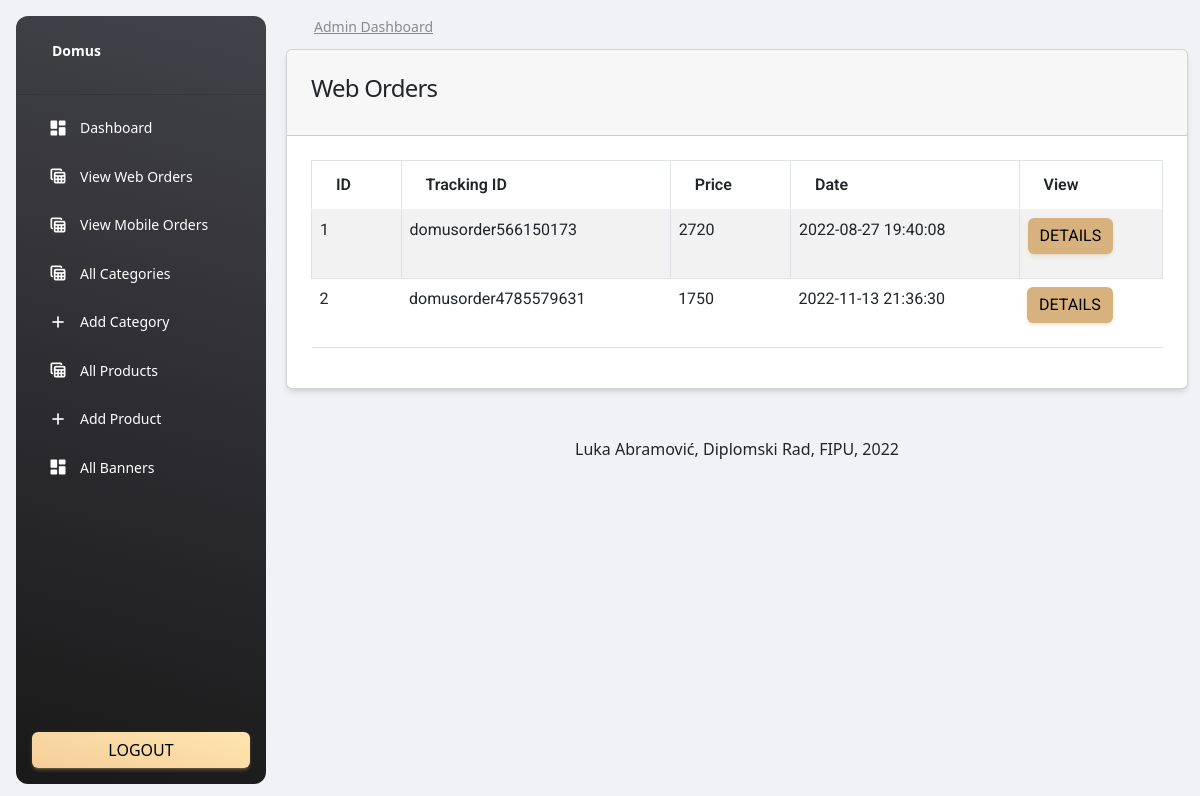
The app's page /admin/orders.php (signed in) with its own data.
### tables this page shows
CREATE TABLE `orders` (
  `id` int(11) NOT NULL,
  `tracking_id` varchar(255) NOT NULL,
  `user_id` int(255) NOT NULL,
  `name` varchar(255) NOT NULL,
  `email` varchar(255) NOT NULL,
  `phone` varchar(255) NOT NULL,
  `address` mediumtext NOT NULL,
  `pin` int(255) NOT NULL,
  `total_price` int(255) NOT NULL,
  `payment_mode` varchar(255) NOT NULL,
  `payment_id` varchar(255) DEFAULT NULL,
  `status` tinyint(4) NOT NULL DEFAULT '0',
  `comments` varchar(255) DEFAULT NULL,
  `created_at` timestamp NOT NULL DEFAULT CURRENT_TIMESTAMP
);

### web/functions/functions.php (called while the page is built, shortened)
<?php
include('../config/connection.php');
function getAllOrders($table){
    global $con;
    $query = "SELECT * FROM $table";
    return $query_run = mysqli_query($con, $query);
}
?>

### web/admin/orders.php (the view, shortened to what this page needs)
<?php
include('includes/header.php');
?>
<div class="container">
    <div class="row">
        <div class="col-md-12">
            <div class="card">
                <div class="card-header">
                    <h4>Web Orders</h4>
                </div>
                <div class="card-body">
                    <table class="table table-bordered table-striped">
                        <thead>
                            <tr>
                                <th>ID</th>
                                <th>Tracking ID</th>
                                <th>Price</th>
                                <th>Date</th>
                                <th>View</th>
                            </tr>
                        </thead>
                        <tbody>
                            <?php
                            $orders = getAllOrders("orders");
                            if(mysqli_num_rows($orders) > 0){
                                foreach($orders as $item){
                                ?>
                                    <tr>
                                        <td> <?= $item['id']; ?> </td>
                                        <td> <?= $item['tracking_id']; ?> </td>
                                        <td> <?= $item['total_price']; ?> </td>
                                        <td> <?= $item['created_at']; ?> </td>
                                        <td>
                                            <a href="orderDetails.php?t=<?= $item['tracking_id']; ?>" class="btn btn-domus">Details</a>
                                        </td>
                                    </tr>
                                <?php
                                }
                            }else{
                                ?>
                                    <tr>
                                        <td colspan="5">No orders to show </td>
                                    </tr>
                                <?php
                            }
                            ?>
                        </tbody>
                    </table>
                </div>
            </div>
        </div>
    </div>
</div>
<?php include('includes/footer.php') ?>

### records on screen
orders: id "1", tracking "domusorder566150173", total_price "2720", created_at "2022-08-27 19:40:08"
orders: id "2", tracking "domusorder4785579631", total_price "1750", created_at "2022-11-13 21:36:30"
